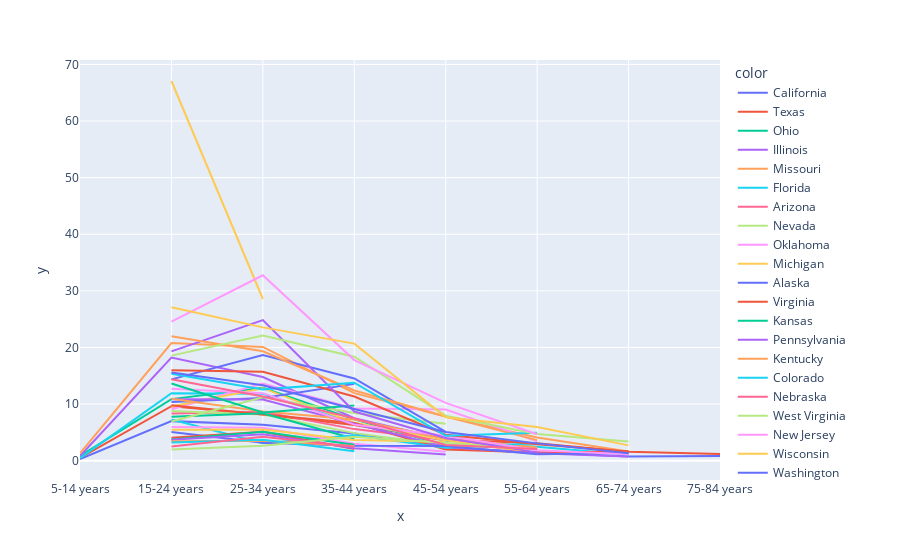

Notebook code for this chart:
### Code cell
fig = px.line(x = guns["Ten-Year Age Groups"], y= guns["Rate"], color = guns["State"])
fig

### Figure 1 — Plotly figure (JSON) as saved in the notebook; plotly's stock layout.template omitted (floating-point values rounded to 4 significant figures)
{"data": [{"hovertemplate": "color=California<br>x=%{x}<br>y=%{y}<extra></extra>", "legendgroup": "California", "line": {"color": "#636efa", "dash": "solid"}, "marker": {"symbol": "circle"}, "mode": "lines", "name": "California", "orientation": "v", "showlegend": true, "type": "scatter", "x": ["5-14 years", "15-24 years", "25-34 years", "35-44 years", "45-54 years", "55-64 years", "65-74 years", "75-84 years"], "xaxis": "x", "y": [0.3, 6.99, 6.33, 4.81, 2.35, 1.44, 0.74, 0.82], "yaxis": "y"}, {"hovertemplate": "color=Texas<br>x=%{x}<br>y=%{y}<extra></extra>", "legendgroup": "Texas", "line": {"color": "#EF553B", "dash": "solid"}, "marker": {"symbol": "circle"}, "mode": "lines", "name": "Texas", "orientation": "v", "showlegend": true, "type": "scatter", "x": ["5-14 years", "15-24 years", "25-34 years", "35-44 years", "45-54 years", "55-64 years", "65-74 years", "75-84 years"], "xaxis": "x", "y": [0.48, 9.62, 8.18, 6.32, 3.69, 3.08, 1.56, 1.2], "yaxis": "y"}, {"hovertemplate": "color=Ohio<br>x=%{x}<br>y=%{y}<extra></extra>", "legendgroup": "Ohio", "line": {"color": "#00cc96", "dash": "solid"}, "marker": {"symbol": "circle"}, "mode": "lines", "name": "Ohio", "orientation": "v", "showlegend": true, "type": "scatter", "x": ["5-14 years", "15-24 years", "25-34 years", "35-44 years", "45-54 years", "55-64 years"], "xaxis": "x", "y": [0.83, 10.88, 12.87, 7.3, 2.69, 2.18], "yaxis": "y"}, {"hovertemplate": "color=Illinois<br>x=%{x}<br>y=%{y}<extra></extra>", "legendgroup": "Illinois", "line": {"color": "#ab63fa", "dash": "solid"}, "marker": {"symbol": "circle"}, "mode": "lines", "name": "Illinois", "orientation": "v", "showlegend": true, "type": "scatter", "x": ["5-14 years", "15-24 years", "25-34 years", "35-44 years", "45-54 years", "55-64 years"], "xaxis": "x", "y": [0.83, 18.21, 14.79, 7.51, 3.75, 1.33], "yaxis": "y"}, {"hovertemplate": "color=Missouri<br>x=%{x}<br>y=%{y}<extra></extra>", "legendgroup": "Missouri", "line": {"color": "#FFA15A", "dash": "solid"}, "marker": {"symbol": "circle"}, "mode": "lines", "name": "Missouri", "orientation": "v", "showlegend": true, "type": "scatter", "x": ["5-14 years", "15-24 years", "25-34 years", "35-44 years", "45-54 years", "55-64 years", "65-74 years"], "xaxis": "x", "y": [1.3, 20.77, 20.1, 11.94, 7.78, 4.09, 1.64], "yaxis": "y"}, {"hovertemplate": "color=Florida<br>x=%{x}<br>y=%{y}<extra></extra>", "legendgroup": "Florida", "line": {"color": "#19d3f3", "dash": "solid"}, "marker": {"symbol": "circle"}, "mode": "lines", "name": "Florida", "orientation": "v", "showlegend": true, "type": "scatter", "x": ["5-14 years", "15-24 years", "25-34 years", "35-44 years", "45-54 years", "55-64 years", "65-74 years"], "xaxis": "x", "y": [0.46, 11.91, 11.82, 6.61, 3.54, 2.48, 1.05], "yaxis": "y"}, {"hovertemplate": "color=Arizona<br>x=%{x}<br>y=%{y}<extra></extra>", "legendgroup": "Arizona", "line": {"color": "#FF6692", "dash": "solid"}, "marker": {"symbol": "circle"}, "mode": "lines", "name": "Arizona", "orientation": "v", "showlegend": true, "type": "scatter", "x": ["15-24 years", "25-34 years", "35-44 years", "45-54 years", "55-64 years"], "xaxis": "x", "y": [8.32, 8.64, 5.58, 3.64, 2.04], "yaxis": "y"}, {"hovertemplate": "color=Nevada<br>x=%{x}<br>y=%{y}<extra></extra>", "legendgroup": "Nevada", "line": {"color": "#B6E880", "dash": "solid"}, "marker": {"symbol": "circle"}, "mode": "lines", "name": "Nevada", "orientation": "v", "showlegend": true, "type": "scatter", "x": ["15-24 years", "25-34 years", "35-44 years", "45-54 years"], "xaxis": "x", "y": [8.76, 8.17, 4.87, 2.79], "yaxis": "y"}, {"hovertemplate": "color=Oklahoma<br>x=%{x}<br>y=%{y}<extra></extra>", "legendgroup": "Oklahoma", "line": {"color": "#FF97FF", "dash": "solid"}, "marker": {"symbol": "circle"}, "mode": "lines", "name": "Oklahoma", "orientation": "v", "showlegend": true, "type": "scatter", "x": ["15-24 years", "25-34 years", "35-44 years", "45-54 years", "55-64 years"], "xaxis": "x", "y": [9.08, 13.61, 9.24, 9.04, 3.44], "yaxis": "y"}, {"hovertemplate": "color=Michigan<br>x=%{x}<br>y=%{y}<extra></extra>", "legendgroup": "Michigan", "line": {"color": "#FECB52", "dash": "solid"}, "marker": {"symbol": "circle"}, "mode": "lines", "name": "Michigan", "orientation": "v", "showlegend": true, "type": "scatter", "x": ["15-24 years", "25-34 years", "35-44 years", "45-54 years", "55-64 years"], "xaxis": "x", "y": [9.58, 12.81, 6.69, 3.59, 1.36], "yaxis": "y"}, {"hovertemplate": "color=Alaska<br>x=%{x}<br>y=%{y}<extra></extra>", "legendgroup": "Alaska", "line": {"color": "#636efa", "dash": "solid"}, "marker": {"symbol": "circle"}, "mode": "lines", "name": "Alaska", "orientation": "v", "showlegend": true, "type": "scatter", "x": ["15-24 years", "25-34 years", "35-44 years"], "xaxis": "x", "y": [10.37, 11.06, 13.57], "yaxis": "y"}, {"hovertemplate": "color=Virginia<br>x=%{x}<br>y=%{y}<extra></extra>", "legendgroup": "Virginia", "line": {"color": "#EF553B", "dash": "solid"}, "marker": {"symbol": "circle"}, "mode": "lines", "name": "Virginia", "orientation": "v", "showlegend": true, "type": "scatter", "x": ["15-24 years", "25-34 years", "35-44 years", "45-54 years", "55-64 years", "65-74 years"], "xaxis": "x", "y": [9.79, 8.15, 6.65, 2, 1.44, 1.62], "yaxis": "y"}, {"hovertemplate": "color=Kansas<br>x=%{x}<br>y=%{y}<extra></extra>", "legendgroup": "Kansas", "line": {"color": "#00cc96", "dash": "solid"}, "marker": {"symbol": "circle"}, "mode": "lines", "name": "Kansas", "orientation": "v", "showlegend": true, "type": "scatter", "x": ["15-24 years", "25-34 years", "35-44 years"], "xaxis": "x", "y": [7.75, 8.36, 3.88], "yaxis": "y"}, {"hovertemplate": "color=Pennsylvania<br>x=%{x}<br>y=%{y}<extra></extra>", "legendgroup": "Pennsylvania", "line": {"color": "#ab63fa", "dash": "solid"}, "marker": {"symbol": "circle"}, "mode": "lines", "name": "Pennsylvania", "orientation": "v", "showlegend": true, "type": "scatter", "x": ["15-24 years", "25-34 years", "35-44 years", "45-54 years", "55-64 years", "65-74 years"], "xaxis": "x", "y": [10.85, 10.82, 6.54, 2.43, 1.33, 0.74], "yaxis": "y"}, {"hovertemplate": "color=Kentucky<br>x=%{x}<br>y=%{y}<extra></extra>", "legendgroup": "Kentucky", "line": {"color": "#FFA15A", "dash": "solid"}, "marker": {"symbol": "circle"}, "mode": "lines", "name": "Kentucky", "orientation": "v", "showlegend": true, "type": "scatter", "x": ["15-24 years", "25-34 years", "35-44 years", "45-54 years", "55-64 years"], "xaxis": "x", "y": [10.96, 8.68, 7.26, 3.9, 2.34], "yaxis": "y"}, {"hovertemplate": "color=Colorado<br>x=%{x}<br>y=%{y}<extra></extra>", "legendgroup": "Colorado", "line": {"color": "#19d3f3", "dash": "solid"}, "marker": {"symbol": "circle"}, "mode": "lines", "name": "Colorado", "orientation": "v", "showlegend": true, "type": "scatter", "x": ["15-24 years", "25-34 years", "35-44 years", "45-54 years", "55-64 years"], "xaxis": "x", "y": [7.27, 3.07, 4.51, 2.27, 3.09], "yaxis": "y"}, {"hovertemplate": "color=Nebraska<br>x=%{x}<br>y=%{y}<extra></extra>", "legendgroup": "Nebraska", "line": {"color": "#FF6692", "dash": "solid"}, "marker": {"symbol": "circle"}, "mode": "lines", "name": "Nebraska", "orientation": "v", "showlegend": true, "type": "scatter", "x": ["15-24 years"], "xaxis": "x", "y": [6.34], "yaxis": "y"}, {"hovertemplate": "color=West Virginia<br>x=%{x}<br>y=%{y}<extra></extra>", "legendgroup": "West Virginia", "line": {"color": "#B6E880", "dash": "solid"}, "marker": {"symbol": "circle"}, "mode": "lines", "name": "West Virginia", "orientation": "v", "showlegend": true, "type": "scatter", "x": ["15-24 years", "25-34 years", "35-44 years", "45-54 years"], "xaxis": "x", "y": [6.92, 11.21, 8.42, 6.54], "yaxis": "y"}, {"hovertemplate": "color=New Jersey<br>x=%{x}<br>y=%{y}<extra></extra>", "legendgroup": "New Jersey", "line": {"color": "#FF97FF", "dash": "solid"}, "marker": {"symbol": "circle"}, "mode": "lines", "name": "New Jersey", "orientation": "v", "showlegend": true, "type": "scatter", "x": ["15-24 years", "25-34 years", "35-44 years", "45-54 years"], "xaxis": "x", "y": [5.94, 5.81, 2.99, 1.58], "yaxis": "y"}, {"hovertemplate": "color=Wisconsin<br>x=%{x}<br>y=%{y}<extra></extra>", "legendgroup": "Wisconsin", "line": {"color": "#FECB52", "dash": "solid"}, "marker": {"symbol": "circle"}, "mode": "lines", "name": "Wisconsin", "orientation": "v", "showlegend": true, "type": "scatter", "x": ["15-24 years", "25-34 years", "35-44 years", "45-54 years"], "xaxis": "x", "y": [5.47, 5.53, 3.65, 3.36], "yaxis": "y"}, {"hovertemplate": "color=Washington<br>x=%{x}<br>y=%{y}<extra></extra>", "legendgroup": "Washington", "line": {"color": "#636efa", "dash": "solid"}, "marker": {"symbol": "circle"}, "mode": "lines", "name": "Washington", "orientation": "v", "showlegend": true, "type": "scatter", "x": ["15-24 years", "25-34 years", "35-44 years", "45-54 years", "55-64 years", "65-74 years"], "xaxis": "x", "y": [5.06, 3.16, 2.63, 2.6, 1.15, 1.36], "yaxis": "y"}, {"hovertemplate": "color=Minnesota<br>x=%{x}<br>y=%{y}<extra></extra>", "legendgroup": "Minnesota", "line": {"color": "#EF553B", "dash": "solid"}, "marker": {"symbol": "circle"}, "mode": "lines", "name": "Minnesota", "orientation": "v", "showlegend": true, "type": "scatter", "x": ["15-24 years", "25-34 years", "35-44 years"], "xaxis": "x", "y": [4.04, 5.11, 2.07], "yaxis": "y"}, {"hovertemplate": "color=Connecticut<br>x=%{x}<br>y=%{y}<extra></extra>", "legendgroup": "Connecticut", "line": {"color": "#00cc96", "dash": "solid"}, "marker": {"symbol": "circle"}, "mode": "lines", "name": "Connecticut", "orientation": "v", "showlegend": true, "type": "scatter", "x": ["15-24 years", "25-34 years", "35-44 years"], "xaxis": "x", "y": [3.76, 5.13, 2.81], "yaxis": "y"}, {"hovertemplate": "color=New York<br>x=%{x}<br>y=%{y}<extra></extra>", "legendgroup": "New York", "line": {"color": "#ab63fa", "dash": "solid"}, "marker": {"symbol": "circle"}, "mode": "lines", "name": "New York", "orientation": "v", "showlegend": true, "type": "scatter", "x": ["15-24 years", "25-34 years", "35-44 years", "45-54 years"], "xaxis": "x", "y": [3.68, 4.67, 2.18, 1.09], "yaxis": "y"}, {"hovertemplate": "color=Iowa<br>x=%{x}<br>y=%{y}<extra></extra>", "legendgroup": "Iowa", "line": {"color": "#FFA15A", "dash": "solid"}, "marker": {"symbol": "circle"}, "mode": "lines", "name": "Iowa", "orientation": "v", "showlegend": true, "type": "scatter", "x": ["15-24 years", "25-34 years", "35-44 years"], "xaxis": "x", "y": [3.44, 3.52, 2.6], "yaxis": "y"}, {"hovertemplate": "color=Massachusetts<br>x=%{x}<br>y=%{y}<extra></extra>", "legendgroup": "Massachusetts", "line": {"color": "#19d3f3", "dash": "solid"}, "marker": {"symbol": "circle"}, "mode": "lines", "name": "Massachusetts", "orientation": "v", "showlegend": true, "type": "scatter", "x": ["15-24 years", "25-34 years", "35-44 years"], "xaxis": "x", "y": [3.21, 3.72, 1.65], "yaxis": "y"}, {"hovertemplate": "color=Utah<br>x=%{x}<br>y=%{y}<extra></extra>", "legendgroup": "Utah", "line": {"color": "#FF6692", "dash": "solid"}, "marker": {"symbol": "circle"}, "mode": "lines", "name": "Utah", "orientation": "v", "showlegend": true, "type": "scatter", "x": ["15-24 years", "25-34 years", "35-44 years"], "xaxis": "x", "y": [2.51, 4.24, 2.48], "yaxis": "y"}, {"hovertemplate": "color=Oregon<br>x=%{x}<br>y=%{y}<extra></extra>", "legendgroup": "Oregon", "line": {"color": "#B6E880", "dash": "solid"}, "marker": {"symbol": "circle"}, "mode": "lines", "name": "Oregon", "orientation": "v", "showlegend": true, "type": "scatter", "x": ["15-24 years", "25-34 years", "35-44 years", "55-64 years"], "xaxis": "x", "y": [1.96, 2.65, 4.22, 2.04], "yaxis": "y"}, {"hovertemplate": "color=North Carolina<br>x=%{x}<br>y=%{y}<extra></extra>", "legendgroup": "North Carolina", "line": {"color": "#FF97FF", "dash": "solid"}, "marker": {"symbol": "circle"}, "mode": "lines", "name": "North Carolina", "orientation": "v", "showlegend": true, "type": "scatter", "x": ["15-24 years", "25-34 years", "35-44 years", "45-54 years", "55-64 years", "65-74 years"], "xaxis": "x", "y": [12.69, 11.93, 6.37, 4.4, 1.84, 1.15], "yaxis": "y"}, {"hovertemplate": "color=District of Columbia<br>x=%{x}<br>y=%{y}<extra></extra>", "legendgroup": "District of Columbia", "line": {"color": "#FECB52", "dash": "solid"}, "marker": {"symbol": "circle"}, "mode": "lines", "name": "District of Columbia", "orientation": "v", "showlegend": true, "type": "scatter", "x": ["15-24 years", "25-34 years"], "xaxis": "x", "y": [67.07, 28.56], "yaxis": "y"}, {"hovertemplate": "color=New Mexico<br>x=%{x}<br>y=%{y}<extra></extra>", "legendgroup": "New Mexico", "line": {"color": "#636efa", "dash": "solid"}, "marker": {"symbol": "circle"}, "mode": "lines", "name": "New Mexico", "orientation": "v", "showlegend": true, "type": "scatter", "x": ["15-24 years", "25-34 years", "35-44 years", "45-54 years"], "xaxis": "x", "y": [14.36, 18.66, 14.52, 5.09], "yaxis": "y"}, {"hovertemplate": "color=Tennessee<br>x=%{x}<br>y=%{y}<extra></extra>", "legendgroup": "Tennessee", "line": {"color": "#EF553B", "dash": "solid"}, "marker": {"symbol": "circle"}, "mode": "lines", "name": "Tennessee", "orientation": "v", "showlegend": true, "type": "scatter", "x": ["15-24 years", "25-34 years", "35-44 years", "45-54 years", "55-64 years", "65-74 years"], "xaxis": "x", "y": [15.99, 15.69, 11.33, 4.59, 2.91, 1.61], "yaxis": "y"}, {"hovertemplate": "color=Delaware<br>x=%{x}<br>y=%{y}<extra></extra>", "legendgroup": "Delaware", "line": {"color": "#00cc96", "dash": "solid"}, "marker": {"symbol": "circle"}, "mode": "lines", "name": "Delaware", "orientation": "v", "showlegend": true, "type": "scatter", "x": ["15-24 years", "25-34 years", "35-44 years"], "xaxis": "x", "y": [13.63, 8.52, 9.73], "yaxis": "y"}, {"hovertemplate": "color=Maryland<br>x=%{x}<br>y=%{y}<extra></extra>", "legendgroup": "Maryland", "line": {"color": "#ab63fa", "dash": "solid"}, "marker": {"symbol": "circle"}, "mode": "lines", "name": "Maryland", "orientation": "v", "showlegend": true, "type": "scatter", "x": ["15-24 years", "25-34 years", "35-44 years", "45-54 years", "55-64 years"], "xaxis": "x", "y": [19.31, 24.84, 8.69, 4.02, 1.47], "yaxis": "y"}, {"hovertemplate": "color=South Carolina<br>x=%{x}<br>y=%{y}<extra></extra>", "legendgroup": "South Carolina", "line": {"color": "#FFA15A", "dash": "solid"}, "marker": {"symbol": "circle"}, "mode": "lines", "name": "South Carolina", "orientation": "v", "showlegend": true, "type": "scatter", "x": ["15-24 years", "25-34 years", "35-44 years", "45-54 years", "55-64 years"], "xaxis": "x", "y": [21.97, 19.33, 12.41, 7.81, 3.63], "yaxis": "y"}, {"hovertemplate": "color=Arkansas<br>x=%{x}<br>y=%{y}<extra></extra>", "legendgroup": "Arkansas", "line": {"color": "#19d3f3", "dash": "solid"}, "marker": {"symbol": "circle"}, "mode": "lines", "name": "Arkansas", "orientation": "v", "showlegend": true, "type": "scatter", "x": ["15-24 years", "25-34 years", "35-44 years", "45-54 years", "55-64 years"], "xaxis": "x", "y": [15.34, 12.6, 13.77, 4.42, 4.92], "yaxis": "y"}, {"hovertemplate": "color=Indiana<br>x=%{x}<br>y=%{y}<extra></extra>", "legendgroup": "Indiana", "line": {"color": "#FF6692", "dash": "solid"}, "marker": {"symbol": "circle"}, "mode": "lines", "name": "Indiana", "orientation": "v", "showlegend": true, "type": "scatter", "x": ["15-24 years", "25-34 years", "35-44 years", "45-54 years", "55-64 years"], "xaxis": "x", "y": [14.4, 11.34, 7.48, 2.79, 2.06], "yaxis": "y"}, {"hovertemplate": "color=Alabama<br>x=%{x}<br>y=%{y}<extra></extra>", "legendgroup": "Alabama", "line": {"color": "#B6E880", "dash": "solid"}, "marker": {"symbol": "circle"}, "mode": "lines", "name": "Alabama", "orientation": "v", "showlegend": true, "type": "scatter", "x": ["15-24 years", "25-34 years", "35-44 years", "45-54 years", "55-64 years", "65-74 years"], "xaxis": "x", "y": [18.56, 22.09, 18.37, 7.95, 4.71, 3.39], "yaxis": "y"}, {"hovertemplate": "color=Mississippi<br>x=%{x}<br>y=%{y}<extra></extra>", "legendgroup": "Mississippi", "line": {"color": "#FF97FF", "dash": "solid"}, "marker": {"symbol": "circle"}, "mode": "lines", "name": "Mississippi", "orientation": "v", "showlegend": true, "type": "scatter", "x": ["15-24 years", "25-34 years", "35-44 years", "45-54 years", "55-64 years"], "xaxis": "x", "y": [24.57, 32.76, 17.77, 10.22, 4.66], "yaxis": "y"}, {"hovertemplate": "color=Louisiana<br>x=%{x}<br>y=%{y}<extra></extra>", "legendgroup": "Louisiana", "line": {"color": "#FECB52", "dash": "solid"}, "marker": {"symbol": "circle"}, "mode": "lines", "name": "Louisiana", "orientation": "v", "showlegend": true, "type": "scatter", "x": ["15-24 years", "25-34 years", "35-44 years", "45-54 years", "55-64 years", "65-74 years"], "xaxis": "x", "y": [27.12, 23.55, 20.68, 7.66, 5.95, 2.71], "yaxis": "y"}, {"hovertemplate": "color=Georgia<br>x=%{x}<br>y=%{y}<extra></extra>", "legendgroup": "Georgia", "line": {"color": "#636efa", "dash": "solid"}, "marker": {"symbol": "circle"}, "mode": "lines", "name": "Georgia", "orientation": "v", "showlegend": true, "type": "scatter", "x": ["15-24 years", "25-34 years", "35-44 years", "45-54 years", "55-64 years", "65-74 years"], "xaxis": "x", "y": [15.59, 13.33, 9.12, 5.07, 3.06, 1.3], "yaxis": "y"}], "layout": {"legend": {"title": {"text": "color"}, "tracegroupgap": 0}, "margin": {"t": 60}, "xaxis": {"anchor": "y", "domain": [0, 1], "title": {"text": "x"}}, "yaxis": {"anchor": "x", "domain": [0, 1], "title": {"text": "y"}}}}
